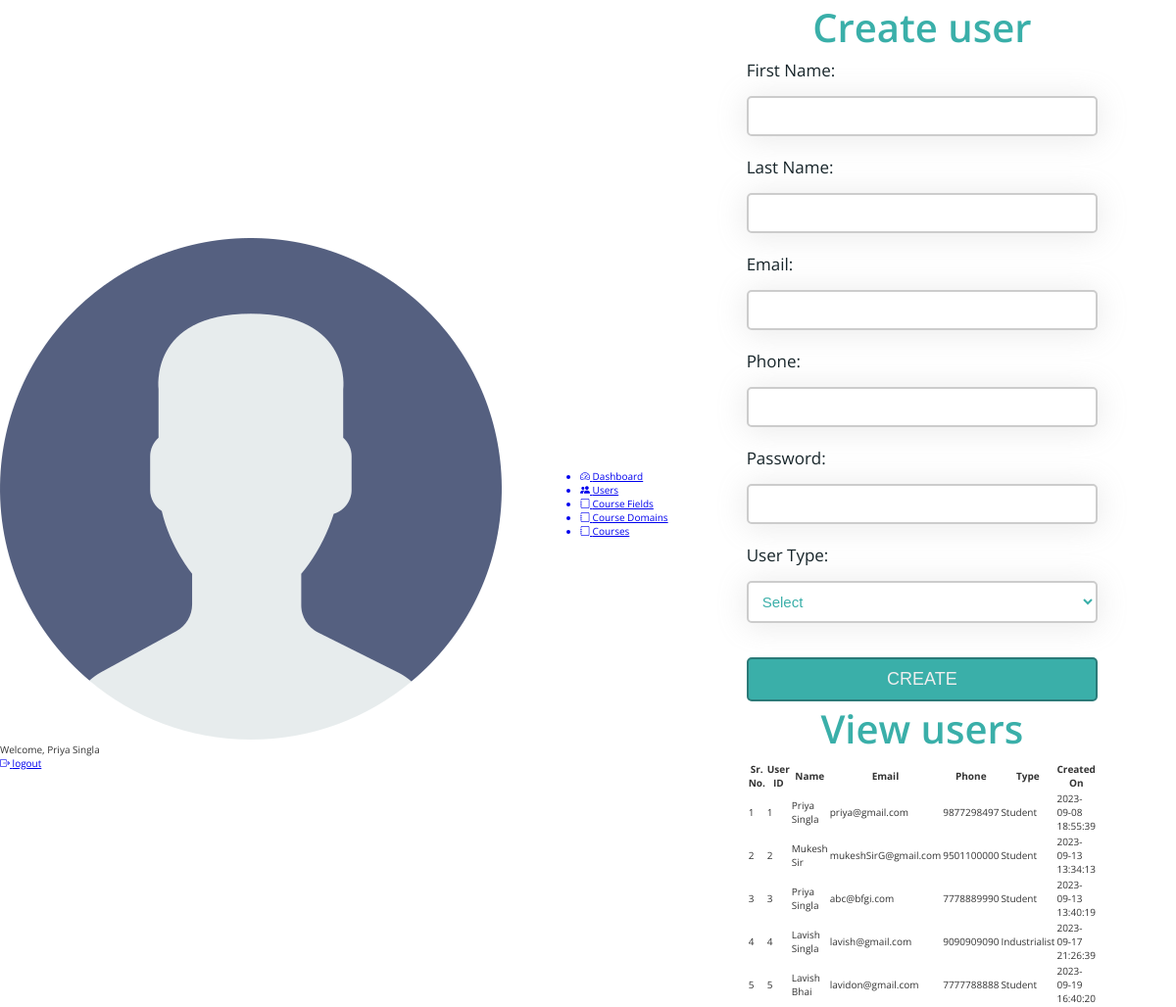
The page /users.php (signed in) on the database its author committed.
### tables this page shows
CREATE TABLE `admin_table` (
  `admin_id` int(11) NOT NULL,
  `admin_first_name` varchar(100) NOT NULL,
  `admin_last_name` varchar(100) NOT NULL,
  `admin_email` varchar(100) NOT NULL,
  `admin_password` varchar(100) NOT NULL
);

CREATE TABLE `user_table` (
  `user_id` int(11) NOT NULL,
  `user_firstname` varchar(100) NOT NULL,
  `user_lastname` varchar(100) NOT NULL,
  `user_type` varchar(20) NOT NULL,
  `user_email` varchar(100) NOT NULL,
  `user_phone` varchar(10) NOT NULL,
  `user_password` varchar(100) NOT NULL,
  `user_createdon` datetime NOT NULL DEFAULT current_timestamp()
);

### users.php (the view, shortened to what this page needs)
<?php
include "../connection.php";
?>
<!DOCTYPE html>
<html lang="en">
<head>
    <link rel="stylesheet" href="css/style.css">
    <link rel="stylesheet" href="https://cdn.jsdelivr.net/npm/bootstrap-icons@1.11.0/font/bootstrap-icons.css">
</head>
<body>
    <div class="container">
        <header class="header">
            <div class="header__left">
                <img src="../img/user.png" class="admin__header-user" alt="Admin">
                <span class="header__admin-name">Welcome,
                    <?php
                    $q = "SELECT * FROM admin_table WHERE admin_id = '" . $_SESSION['adminIdVce'] . "'";
                    $r = mysqli_query($con, $q);
                    if (mysqli_num_rows($r) > 0) {
                        $row = mysqli_fetch_array($r);
                        echo $row['admin_first_name'] . ' ' . $row['admin_last_name'];
                    }
                    ?>
                </span>
            </div>
            <div class="header__right">
                <a href="logout.php" class="header__admin-logout"><i class="bi bi-box-arrow-right"></i> logout</a>
            </div>
        </header>
        <section class="sidebar">
            <ul class="sidebar__items">
                <a href="dashboard.php" class="sidebar__item-link">
                    <li class="sidebar__item">
                        <i class="bi bi-speedometer2"></i>
                        <span>Dashboard</span>
                    </li>
                </a>
                <a href="users.php" class="sidebar__item-link">
                    <li class="sidebar__item">
                        <i class="bi bi-people-fill"></i>
                        <span>Users</span>
                    </li>
                </a>
                <a href="course-fields.php" class="sidebar__item-link">
                    <li class="sidebar__item">
                        <i class="bi bi-journal"></i>
                        <span>Course Fields</span>
                    </li>
                </a>
                <a href="course-domains.php" class="sidebar__item-link">
                    <li class="sidebar__item">
                        <i class="bi bi-journal"></i>
                        <span>Course Domains</span>
                    </li>
                </a>
                <a href="courses.php" class="sidebar__item-link">
                    <li class="sidebar__item">
                        <i class="bi bi-journal"></i>
                        <span>Courses</span>
                    </li>
                </a>
            </ul>
        </section>
        <main class="main__content">
            <div class="login-container-2">
                <form action="<?php echo htmlspecialchars($_SERVER['PHP_SELF']) ?>" method="post" class="login__form">
                    <h3 class="heading-3">Create user</h3>
                    <div class="input">
                        <label class="label__text">First Name:</label>
                        <input type="text" class="input__box" name="user_fname" id="f_name" required>
                    </div>
                    <div class="input">
                        <label class="label__text">Last Name:</label>
                        <input type="text" class="input__box" name="user_lname" id="l_name" required>
                    </div>
                    <div class="input">
                        <label class="label__text">Email:</label>
                        <input type="email" class="input__box" name="user_mail" id="email" required>
                    </div>
                    <div class="input">
                        <label class="label__text">Phone:</label>
                        <input type="text" class="input__box" name="user_phone" id="phone" required>
                    </div>
                    <div class="input">
                        <label class="label__text">Password:</label>
                        <input type="password" class="input__box" name="user_pass" id="password" required>
                    </div>
                    <div class="input">
                        <label class="label__text">User Type:</label>
                        <select name="user_type" class="input__box" id="utype" required>
                            <option disabled selected hidden>Select</option>
                        </select>
                    </div>
                    <div class="input input__btn">
                        <input type="submit" value="Create" class="btn" name="create_user">
                    </div>
                </form>
            </div>
            <div class="view__container">
                <h3 class="heading-3">View users</h3>
                <div class="table__container">
                    <table class="table">
                        <thead>
                            <th>Sr. No.</th>
                            <th>User ID</th>
                            <th>Name</th>
                            <th>Email</th>
                            <th>Phone</th>
                            <th>Type</th>
                            <th>Created On</th>
                        </thead>
                        <tbody>
                            <?php
                            $q1 = "Select * from user_table";
                            $r1 = mysqli_query($con, $q1);
                            $count = 1;
                            while ($row1 = mysqli_fetch_array($r1)) { ?>
                                <tr>
                                    <td><?php echo $count; ?></td>
                                    <td><?php echo $row1['user_id']; ?></td>
                                    <td><?php echo $row1['user_firstname'] . ' ' . $row1['user_lastname']; ?></td>
                                    <td><?php echo $row1['user_email']; ?></td>
                                    <td><?php echo $row1['user_phone']; ?></td>
                                    <td><?php echo $row1['user_type']; ?></td>
                                    <td><?php echo $row1['user_createdon']; ?></td>
                                </tr>
                            <?php
                                $count++;
                            }
                            ?>
                        </tbody>
                    </table>
                </div>
            </div>
        </main>
    </div>
</body>
</html>

### style.css (style rules this page uses)
:root { --color-primary: #3aafa9; --color-primary-dark: #2b7a78; --color-primary-light: #def2f1; --color-secondary: #17252a; --color-secondary-dark: #101a1d; --color-secondary-light: #377084; --color-grey-light-1: #999; --color-grey-light-2: #ccc; --color-grey-light-3: #eee; --color-grey-dark-1: #242424; --color-grey-dark-2: #333; --color-grey-dark-3: #474747; --color-white: #fff; --font-default: "Open Sans", sans-serif; }
*, *::before, *::after { margin: 0; padding: 0; box-sizing: inherit; }
html { font-size: 62.5%; box-sizing: border-box; }
body { color: var(--color-grey-dark-2); font-family: var(--font-default); }
.container { height: 100vh; display: grid; grid-template-columns: [full-start] minmax(min-content, 8rem) [center-start] repeat(2, [col-start] 1fr [col-end]) [center-end] minmax(min-content, 8rem) [full-end]; align-items: center; justify-items: center; }
.login-container-2 { grid-column: 3 / 4; }
.login__form { display: grid; grid-template-columns: 1fr; }
.heading-3 { font-size: 4rem; font-weight: 600; color: var(--color-primary); margin-bottom: 0.5rem; justify-self: center; }
.input { display: flex; flex-direction: column; gap: 1.5rem; }
.label__text { font-size: 1.7rem; font-weight: 400; color: var(--color-secondary); }
.input__box { padding: 1rem; border: 2px solid var(--color-grey-light-2); border-radius: 5px; background-color: var(--color-white); color: var(--color-primary); box-shadow: 0px 0.2rem 3rem 0.2rem rgba(156, 156, 156, 0.2); font-size: 1.5rem; margin-bottom: 2rem; }
.btn { padding: 1rem; font-size: 1.8rem; text-transform: uppercase; font-weight: 500; margin-top: 1.5rem; background-color: var(--color-primary); border: 2px solid var(--color-primary-dark); color: var(--color-grey-light-3); border-radius: 5px; cursor: pointer; }

### rows shown on the page
admin_table: admin_first_name "Priya", admin_last_name "Singla"
user_table: user_id "1", user_firstname "Priya", user_lastname "Singla", user_email "priya@gmail.com", user_phone "9877298497", user_type "Student", user_createdon "2023-09-08 18:55:39"
user_table: user_id "2", user_firstname "Mukesh", user_lastname "Sir", user_email "mukeshSirG@gmail.com", user_phone "9501100000", user_type "Student", user_createdon "2023-09-13 13:34:13"
user_table: user_id "3", user_firstname "Priya", user_lastname "Singla", user_email "abc@bfgi.com", user_phone "7778889990", user_type "Student", user_createdon "2023-09-13 13:40:19"
user_table: user_id "4", user_firstname "Lavish", user_lastname "Singla", user_email "lavish@gmail.com", user_phone "9090909090", user_type "Industrialist", user_createdon "2023-09-17 21:26:39"
user_table: user_id "5", user_firstname "Lavish", user_lastname "Bhai", user_email "lavidon@gmail.com", user_phone "7777788888", user_type "Student", user_createdon "2023-09-19 16:40:20"
